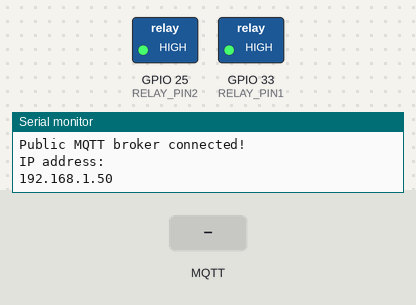
A sketch run on a simulated ESP32. Shown: switched loads named in the sketch (green lamp = pin HIGH), the last lines printed to the serial monitor. The test bench sets the inputs (shaded band). WiFi joins after 1.5 s; servers stay silent unless stated; EEPROM starts erased; no MQTT or app messages arrive unless stated.

Above: at 3.7 s.
3.8 s: MQTT message "1" arrives on the second subscribed topic
At 4.7 s:
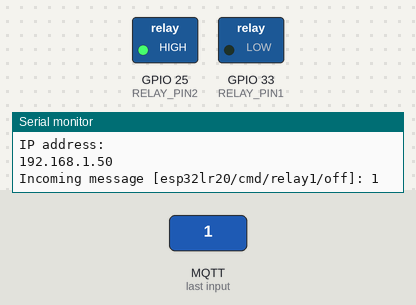
5.3 s: MQTT message "1" arrives on the first subscribed topic
At 5.9 s:
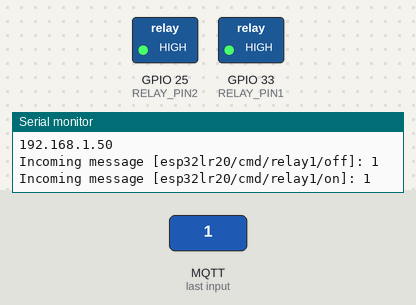
6.8 s: MQTT message "0" arrives on the second subscribed topic
At 8.0 s:
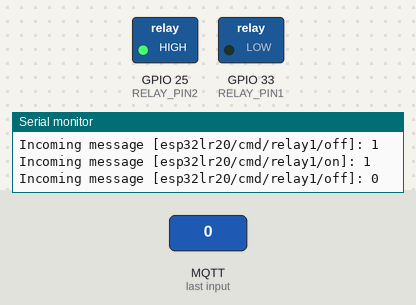
8.3 s: MQTT message "0" arrives on the first subscribed topic
At 9.3 s:
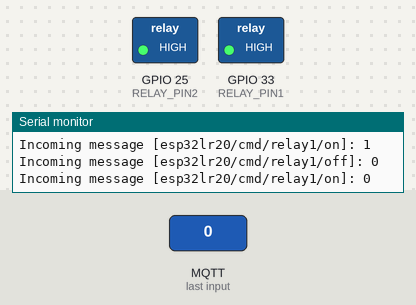
Timing chart, 0 to 10.8 s (numbered marks = the images above; inputs shaded):
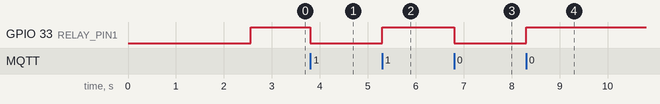

The sketch:

ESP32LR20.ino
```cpp
#include <Arduino.h> // default lib
#include <WiFi.h> // lib used to handle wifi connetion
#include <PubSubClient.h> // lib used to handle mqtt
#include <EEPROM.h> // lib used to store config files

// GPIO pin defines
#define RELAY_PIN1 33
#define RELAY_PIN2 25

// function overview / pre-declaration for use in other functions
void wifiConnect();
void wifiAutoReconnect();
void mqttReconnect();
void mqttPublishMessage(String topic, String msg);
void mqttUpdateState();
void mqttAutoReconnect();
void mqttCallback(char *topic, byte *payload, unsigned int length);
void configLoad();
void configErase();
void configSave();

// ------ INTERNAL STORE -------
typedef struct
{
    uint8_t valid;  // 0=no configuration, 1=valid configuration
    uint8_t relay1; // stores state of the relay 0 = off / 1 = on
    uint8_t relay2; // stores state of the relay 0 = off / 1 = on
} configData_t;

configData_t config; // stores config

// ------ WIFI DATA -------
const char *wifiSSID = "wall01";
//const char *wifiPassword = "camperfurt";

unsigned long wifiPreviousMillis = 0;
unsigned long wifiInterval = 30000;

// ------ MQTT DATA -------
const char *mqttBroker = "10.42.0.1";
const char *mqttClientId = "esp32lr20";
const char *mqttUsername = "admin";
const char *mqttPassword = "root";
const int mqttPort = 1883;
WiFiClient mqttWifiClient;

PubSubClient mqttClient;
unsigned long mqttPreviousMillis = 0;
unsigned long mqttInterval = 5000;
unsigned long mqttStateDelay = 10000;
unsigned long mqttStateTimer = 0;

/**
 * This function will create a connection tho the given wifi,
 * defined in the const variables before
 */
void wifiConnect()
{
    // Connect to the network
    WiFi.mode(WIFI_STA);
    WiFi.begin(wifiSSID);

    // print status to serial port
    Serial.print("Connecting to ");
    Serial.print(wifiSSID);
    Serial.println(" ...");

    // try the connection 30 seconds
    int i = 0;
    while (WiFi.status() != WL_CONNECTED)
    { // Wait for the Wi-Fi to connect
        delay(1000);
        Serial.print(++i);
        Serial.print(' ');

        if (i > 30)
        {
            break;
        }
    }
}

/**
 * This function will handle a auto-reconnect to the given wifi
 * with an delay of wifiInterval (Default: 30s) between the next try
 */
void wifiAutoReconnect()
{
    unsigned long currentMillis = millis();
    // if WiFi is down, try reconnecting
    if ((WiFi.status() != WL_CONNECTED) && (currentMillis - wifiPreviousMillis >= wifiInterval))
    {
        Serial.print(millis());
        Serial.println("Reconnecting to WiFi...");
        WiFi.disconnect();
        WiFi.reconnect();
        wifiPreviousMillis = currentMillis;
    }
}

/**
 * This function will handle connect and reconnect of the mqtt client.
 */
void mqttReconnect()
{
    if (!mqttClient.connected())
    {
        Serial.println("Try to connect MQTT");
        if (mqttClient.connect(mqttClientId, mqttUsername, mqttPassword))
        {
            Serial.println("Public MQTT broker connected!");
            size_t len;
            {
                String key = String(mqttClientId) + "/cmd/relay1/on";
                len = key.length() + 1;
                char strBuffer[len];
                key.toCharArray(strBuffer, len);
                mqttClient.subscribe(strBuffer);
            }
            {
                String key = String(mqttClientId) + "/cmd/relay1/off";
                len = key.length() + 1;
                char strBuffer[len];
                key.toCharArray(strBuffer, len);
                mqttClient.subscribe(strBuffer);
            }
            {
                String key = String(mqttClientId) + "/cmd/relay2/on";
                len = key.length() + 1;
                char strBuffer[len];
                key.toCharArray(strBuffer, len);
                mqttClient.subscribe(strBuffer);
            }
            {
                String key = String(mqttClientId) + "/cmd/relay2/off";
                len = key.length() + 1;
                char strBuffer[len];
                key.toCharArray(strBuffer, len);
                mqttClient.subscribe(strBuffer);
            }
            {
                String key = String(mqttClientId) + "/cmd/state";
                len = key.length() + 1;
                char strBuffer[len];
                key.toCharArray(strBuffer, len);
                mqttClient.subscribe(strBuffer);
            }
        }
        else
        {
            Serial.println("Public MQTT broker not connected! Error: " + mqttClient.state());
            Serial.println(" retrying in 5 seconds");
            mqttPreviousMillis = millis();
        }
    }
}

/**
 * This function will handle a auto-reconnect to the given mqtt broker
 * with an delay of mqttInterval (Default: 5s) between the next try
 */
void mqttAutoReconnect()
{
    // handle reconnect mqtt with a 5 second delay
    if (!mqttClient.connected() && mqttPreviousMillis + mqttInterval < millis())
    {
        mqttReconnect();
    }
}

/**
 * This function will help u to sent messages to the mqtt broker by topic and message text
 */
void mqttPublishMessage(String topic, String msg)
{
    size_t len = topic.length() + 1;
    char topicArray[len];
    topic.toCharArray(topicArray, len);

    size_t lenP = msg.length() + 1;
    char payloadArray[lenP];
    msg.toCharArray(payloadArray, lenP);

    mqttClient.publish(topicArray, payloadArray);
}

/**
 * This function will sent the current relays states (on or off) as json to the mqtt broker
 */
void mqttUpdateState()
{
    String msg = "{\"relay1\":\"";
    msg += (config.relay1 == HIGH ? "on" : "off");
    msg += "\",\"relay2\":\"";
    msg += (config.relay2 == HIGH ? "on" : "off");
    msg += "\"}";
    mqttPublishMessage(String(mqttClientId) + "/state", msg);
}

/**
 * This function will handle all incoming messages by the mqtt broker
 */
void mqttCallback(char *topic, byte *payload, unsigned int length)
{
    Serial.print("Incoming message [");
    Serial.print(topic);
    Serial.print("]: ");
    for (unsigned int i = 0; i < length; ++i)
    {
        Serial.print((char)payload[i]);
    }
    Serial.println();

    String topicStr = String(topic);
    if (topicStr.equals(String(mqttClientId) + "/cmd/relay1/on"))
    {
        digitalWrite(RELAY_PIN1, HIGH);
        config.relay1 = HIGH;
    }
    else if (topicStr.equals(String(mqttClientId) + "/cmd/relay1/off"))
    {
        digitalWrite(RELAY_PIN1, LOW);
        config.relay1 = LOW;
    }
    else if (topicStr.equals(String(mqttClientId) + "/cmd/relay2/on"))
    {
        digitalWrite(RELAY_PIN2, HIGH);
        config.relay2 = HIGH;
    }
    else if (topicStr.equals(String(mqttClientId) + "/cmd/relay2/off"))
    {
        digitalWrite(RELAY_PIN2, LOW);
        config.relay2 = LOW;
    }
    else if (topicStr.equals(String(mqttClientId) + "/cmd/state"))
    {
        // do nothing, because the state is sent at the end of this function
    }

    configSave();
    mqttUpdateState();
}

/**
 * This function will load the stored data from "disc"
 */
void configLoad()
{
    // Loads configuration from EEPROM into RAM
    EEPROM.begin(4095);
    EEPROM.get(0, config);
    EEPROM.end();
}

/**
 * This function will erase the stored data at the "disc"
 */
void configErase()
{
    // Reset EEPROM bytes to '0' for the length of the data structure
    EEPROM.begin(4095);
    uint16_t len = sizeof(config);
    for (int i = 0; i < len; i++)
    {
        EEPROM.write(i, 0);
    }
    delay(500);
    EEPROM.commit();
    EEPROM.end();
}

/**
 * This function will save the stored data to "disc"
 */
void configSave()
{
    config.valid = 1;
    // Save configuration from RAM into EEPROM
    EEPROM.begin(4095);
    EEPROM.put(0, config);
    delay(500);
    EEPROM.commit(); // Only needed for ESP8266 to get data written
    EEPROM.end();    // Free RAM copy of structure
}

/**
 * This function is called after boot by default, it is used to setup all needed stuff for the program
 */
void setup()
{
    Serial.begin(9600);

    // initial setup/load of the config
    configLoad();
    if (config.valid != 1)
    {
        configErase();
    }

    // start wifi connection
    wifiConnect();

    // start mqtt connection
    mqttClient.setClient(mqttWifiClient);
    mqttClient.setServer(mqttBroker, mqttPort);
    mqttClient.setCallback(mqttCallback);

    Serial.println("Start MQTT_Connect");
    mqttReconnect();
    // Print local IP address and start web server
    Serial.println("IP address: ");
    Serial.println(WiFi.localIP()); // show ip address when connected on serial monitor.

    // setup pin modes
    pinMode(RELAY_PIN1, OUTPUT);
    pinMode(RELAY_PIN2, OUTPUT);

    // setup pins by lates config
    digitalWrite(RELAY_PIN1, config.relay1);
    digitalWrite(RELAY_PIN2, config.relay2);

    // initial state send to mqtt broker
    mqttUpdateState();
}

/**
 * This function is called by the esp every round. So here the work will happen!
 */
void loop()
{
    // handle auto reconnect wifi/mqtt if needed
    wifiAutoReconnect();
    mqttAutoReconnect();

    // handle mqtt loop
    mqttClient.loop();

    // send every DELAY a state to MQTT
    if ((millis() - mqttStateTimer) > mqttStateDelay)
    {
        mqttUpdateState();
        mqttStateTimer = millis();
    }
}
```

Measured:
- after the input at 3.8 s, GPIO 33 (RELAY_PIN1): HIGH → LOW at once
- after the input at 5.3 s, GPIO 33 (RELAY_PIN1): LOW → HIGH at once
- after the input at 6.8 s, GPIO 33 (RELAY_PIN1): HIGH → LOW at once
- after the input at 8.3 s, GPIO 33 (RELAY_PIN1): LOW → HIGH at once
